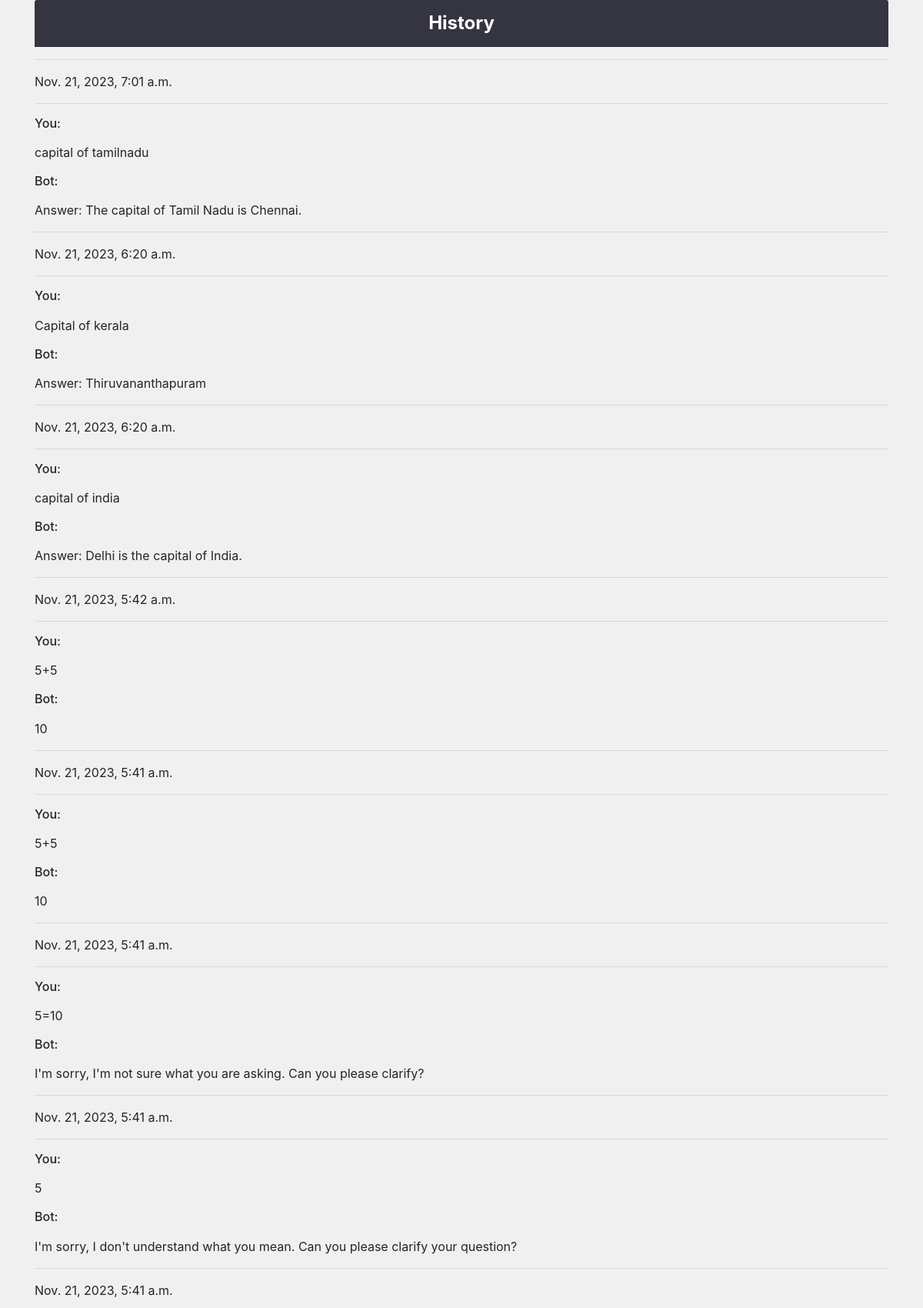
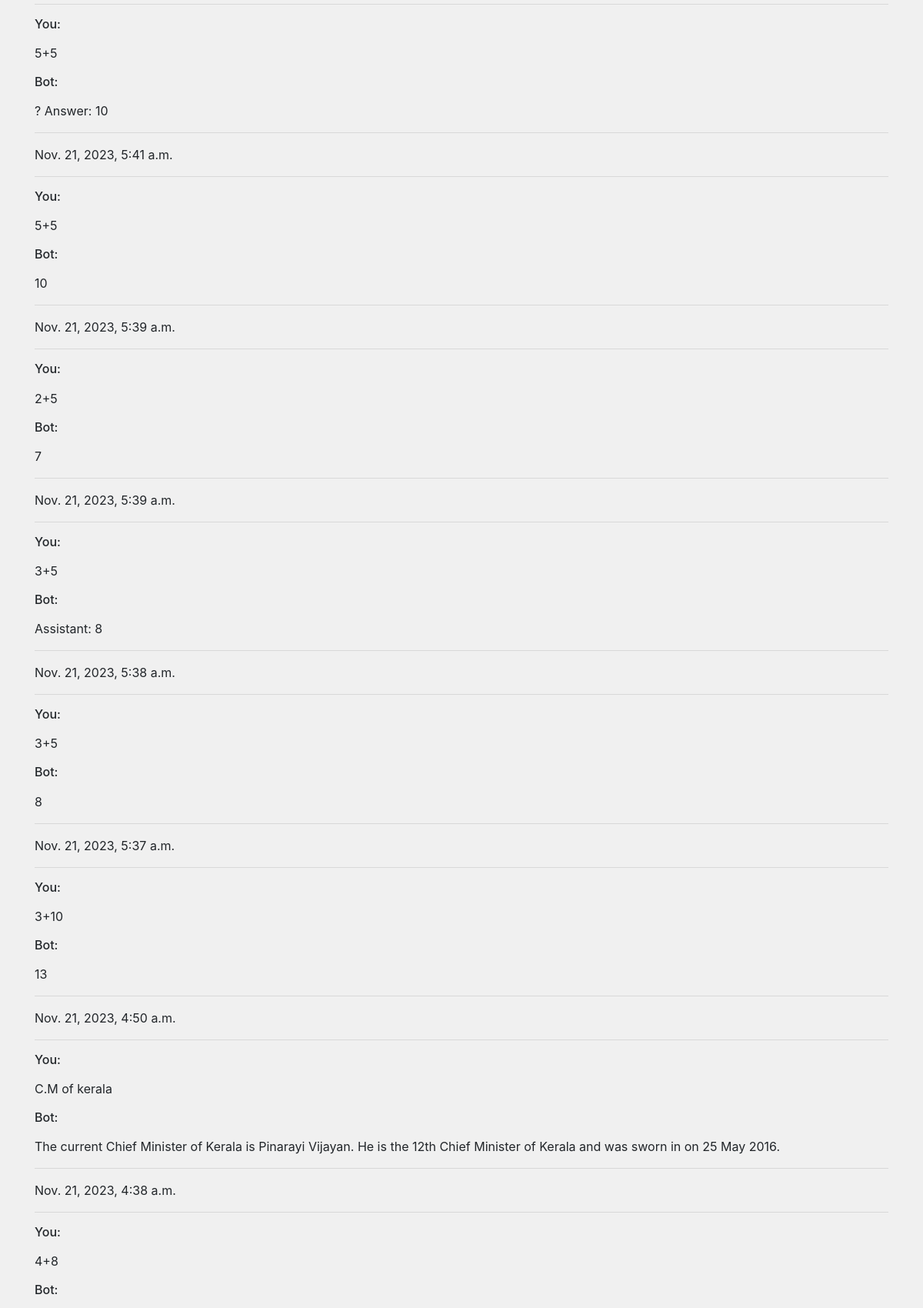
Page /history/ (signed in, upper part) on the committed database (2 pictures, top to bottom).
### Backend/models.py (models this page shows)
class chatdb(models.Model):
    user=models.ForeignKey(User,on_delete=models.CASCADE)
    message=models.TextField()
    response=models.TextField()
    date=models.DateTimeField(auto_now_add=True)

### Backend/views.py (the view)
# urls.py: path('history/',views.history,name="history")
def history(request):
    data=chatdb.objects.filter(user=request.user).order_by('-date')
    return render(request,"history.html",{'data':data})

### Backend/templates/history.html (shortened to what this page needs)
{% extends 'index.html' %}
{% block content %}
<div class="container">
    <div class="card-header text-white" style="background-color:#343541">History</div>
    {% for data in data %}
    <hr>{{data.date}}<hr>
    <div><p><h6>You:</h6></p>{{data.message}}</div>
    <div><p><h6>Bot:</h6></p>{{data.response}}</div>
    {% endfor %}
</div>
{% endblock %}

### Backend/templates/index.html (shortened to what this page needs)
<!DOCTYPE html>
<html lang="en">
  <head>
    <link rel="stylesheet" href="https://stackpath.bootstrapcdn.com/bootstrap/4.3.1/css/bootstrap.min.css">
  </head>
  <body>
    {% block content %}{% endblock %}
  </body>
</html>

### Backend/templates/history.html (style rules this page uses)
body { background-color: #f0f0f0; }
.card-header { background-color: #343541; color: white; font-size: 24px; font-weight: bold; text-align: center; }

### rows in the picture
chatdb: date "Nov. 21, 2023, 7:01 a.m.", message "capital of tamilnadu", response "Answer: The capital of Tamil Nadu is Chennai."
chatdb: date "Nov. 21, 2023, 6:20 a.m.", message "Capital of kerala", response "Answer: Thiruvananthapuram"
chatdb: date "Nov. 21, 2023, 6:20 a.m.", message "capital of india", response "Answer: Delhi is the capital of India."
chatdb: date "Nov. 21, 2023, 5:42 a.m.", message "5+5", response "10"
chatdb: date "Nov. 21, 2023, 5:41 a.m.", message "5+5", response "10"
chatdb: date "Nov. 21, 2023, 5:41 a.m.", message "5=10", response "I'm sorry, I'm not sure what you are asking. Can you please clarify?"
chatdb: date "Nov. 21, 2023, 5:41 a.m.", message "5", response "I'm sorry, I don't understand what you mean. Can you please clarify your question?"
chatdb: date "Nov. 21, 2023, 5:41 a.m.", message "5+5", response "? Answer: 10"
chatdb: date "Nov. 21, 2023, 5:41 a.m.", message "5+5", response "10"
chatdb: date "Nov. 21, 2023, 5:39 a.m.", message "2+5", response "7"
chatdb: date "Nov. 21, 2023, 5:39 a.m.", message "3+5", response "Assistant: 8"
chatdb: date "Nov. 21, 2023, 5:38 a.m.", message "3+5", response "8"
chatdb: date "Nov. 21, 2023, 5:37 a.m.", message "3+10", response "13"
chatdb: date "Nov. 21, 2023, 4:50 a.m.", message "C.M of kerala", response "The current Chief Minister of Kerala is Pinarayi Vijayan. He is the 12th Chief Minister of Kerala and was sworn in on 25 May 2016."
chatdb: date "Nov. 21, 2023, 4:38 a.m.", message "4+8"
